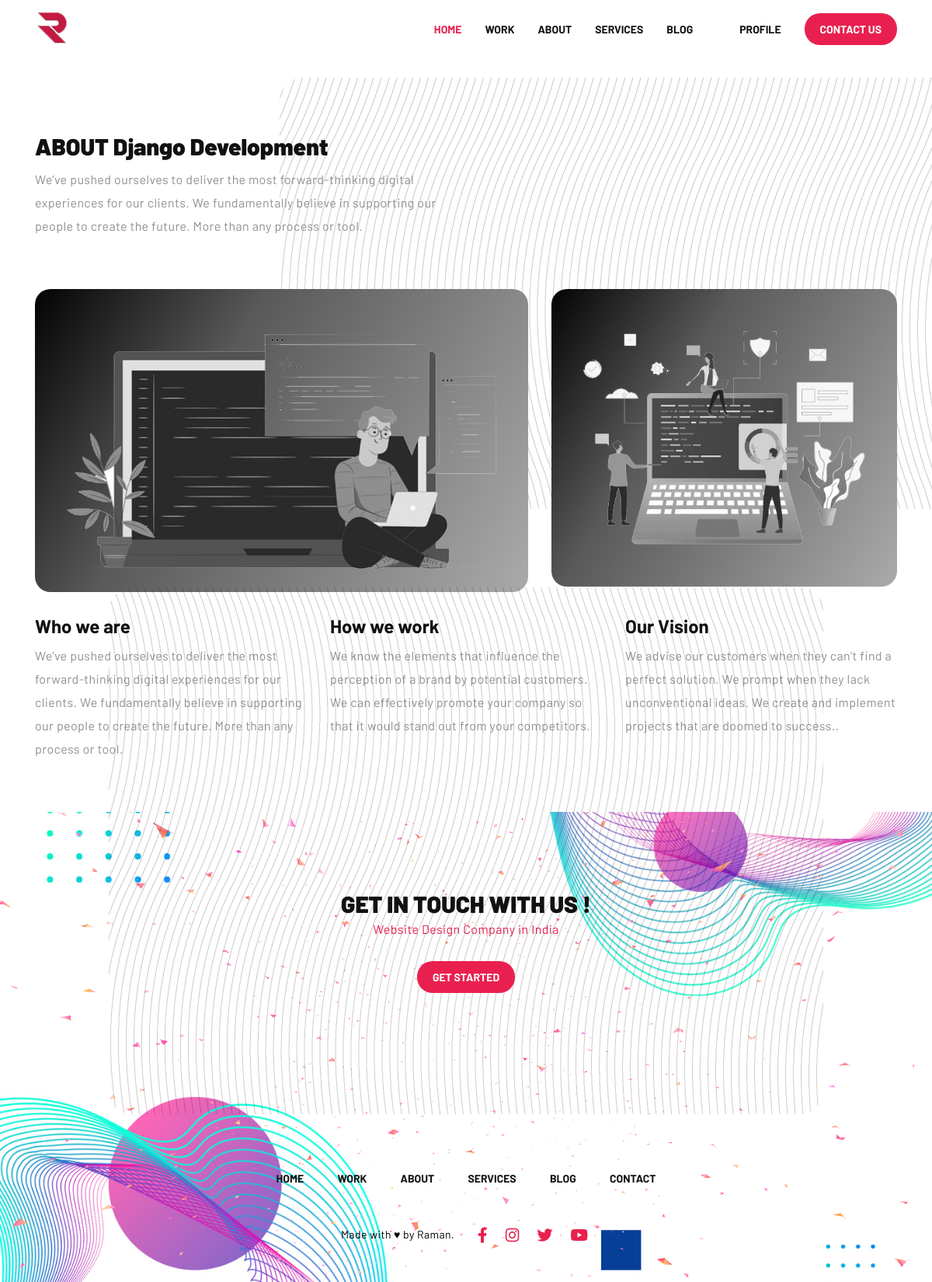
The page /about/ on the database its author committed.
### frontend/models.py (models this page shows, shortened)
class Metadatas(models.Model):
	title = models.TextField()
	keyword = models.TextField()
	description = models.TextField()
	logo = models.ImageField(upload_to='images/', null=True)
	class Meta:
		verbose_name= 'Metadatas'
		verbose_name_plural= 'Metadata'

class About(models.Model):
	title = models.CharField(max_length=50)
	shorttitle = models.CharField(max_length=50)
	description = models.TextField()
	image = models.ImageField(upload_to='images/', null=True)
	shortimage = models.ImageField(upload_to='images/', null=True)
	class Meta:
		verbose_name = 'Abouts'
		verbose_name_plural ='About'

class Footer(models.Model):
	background = models.ImageField(upload_to='images/', null=True)
	title = models.CharField(max_length=50)
	shorttitle = models.CharField(max_length=50)
	copyright = models.CharField(max_length=50)
	class Meta:
		verbose_name = 'Footers'
		verbose_name_plural ='Footer'

### frontend/views.py (the view)
# urls.py: path('about/', views.about, name='about'),
def about(request):
	AboutHome = ContactDetails.objects.all()
	Footerabout = Footer.objects.all()
	Workabout = Metadatas.objects.all()
	Aboutus = About.objects.all()
	return render(request, 'about.html', {'Homemessage':AboutHome, 'Foot':Footerabout, 'Metadat':Workabout, 'About':Aboutus})

### frontend/templates/about.html (shortened to what this page needs)
{% extends 'home.html' %}
{% load static %}
{% block body %}
    <div id="halvor">
         {% for Aboutus in About %}
        <section class="header-page">
            <div class="container">
                <div class="row">
                    <div class="col-md-6 col-12 text-md-left text-center mt-30">
                        <div class="head-text">
                            <h2>{{Aboutus.title}}</h2>
                            <p>{{Aboutus.description}}</p>
                        </div>
                    </div>
                </div>
                <div id="headmove" class="lines-page">
                    <div data-depth="0.2" class="img-line">
                    </div>
                </div>
            </div>
        </section>
        <section class="main-about between">
            <div class="container">
                <div class="row">
                    <div class="col-md-7">
                        <div class="img-page-about">
                            <img style="background: linear-gradient(120deg, rgba(2,0,36,1) 0%, rgba(228,51,60,1) 35%, rgba(0,212,255,1) 100%);" src="/images/{{ MEDIA_ROOT }}{{ Aboutus.image }}" class="img-fluid" alt="">
                        </div>
                    </div>
                    <div class="col-md-5">
                        <div class="img-page-about">
                            <img style="background: linear-gradient(120deg, rgba(2,0,36,1) 0%, rgba(228,51,60,1) 35%, rgba(0,212,255,1) 100%);" src="/images/{{ MEDIA_ROOT }}{{ Aboutus.shortimage }}" class="img-fluid" alt="">
                        </div>
                    </div>
                </div>
                <div class="row">
                    <div class="col-md-4">
                        <div class="about-page-text">
                            <h3>Who we are</h3>
                            <p>We’ve pushed ourselves to deliver the most forward-thinking digital experiences for our
                                clients. We fundamentally believe in supporting our people to create the future. More
                                than any process or tool.</p>
                        </div>
                    </div>
                    <div class="col-md-4">
                        <div class="about-page-text">
                            <h3>How we work</h3>
                            <p>We know the elements that influence the perception of a brand by potential customers. We
                                can effectively promote your company so that it would stand out from your competitors.
                            </p>
                        </div>
                    </div>
                    <div class="col-md-4">
                        <div class="about-page-text">
                            <h3>Our Vision</h3>
                            <p>We advise our customers when they can’t find a perfect solution. We prompt when they lack
                                unconventional ideas. We create and implement projects that are doomed to success..</p>
                        </div>
                    </div>
                </div>
            </div>
        </section>
        {% endfor %}
{% endblock body %}

### frontend/templates/home.html (shortened to what this page needs)
{% load static %}
<!DOCTYPE html>
<html lang="en">
{% for data in Metadat %}
<head>
    <link rel="stylesheet" href="{% static 'assets/css/plugin.css' %}">
    <link rel="stylesheet" href="{% static 'assets/css/style.css' %}">
    <link rel="stylesheet" href="{% static 'assets/css/responsive.css' %}">
    <link rel="stylesheet" href="{% static 'assets/fonts/font-awesome/css/all.css' %}">
</head>
<body>
    <nav>
        <div class="container">
            <div class="navbars">
                <div class="logo">
                    <a class="load-halvor" href="{% url 'index' %}">
                        <img src="/images/{{data.logo}}" alt="">
                    </a>
                </div>
                <ul class="links">
                    <li class="normal-link active"><a class="load-halvor" data-link='HOME'
                            href="{% url 'index' %}">HOME</a></li>
                    <li class="normal-link"><a class="load-halvor" data-link='WORK' href="{% url 'work' %}">WORK</a></li>
                    <li class="normal-link"><a class="load-halvor" data-link='ABOUT' href="{% url 'about' %}">ABOUT</a></li>
                    <li class="normal-link"><a class="load-halvor" data-link='SERVICES' href="{% url 'service' %}">SERVICES</a>
                    </li>
                    <li class="normal-link"><a class="load-halvor" data-link='BLOG' href="{% url 'blog' %}">BLOG</a></li>
                    <li>
                        <li class="normal-link"><a class="load-halvor" data-link='PROFILE' href="{% url 'profile' %}">PROFILE</a></li>
                    <li>
                        <div class="button_su">
                            <a  href="{% url 'contact' %}" class="button_su_inner load-halvor">
                                <span class="button_text_container">
                                    CONTACT US
                                </span>
                            </a>
                        </div>
                    </li>
                </ul>
            </div>
        </div>
    </nav>
    {% endfor %}
{% block body %}
{% endblock body %}
{% for msg in Foot %}
<footer id="ram" style="background-image: url(images/{{ MEDIA_ROOT }}{{ msg.background }})">
            <div class="container">
                <div class="row">
                    <div class="col-md-10 offset-md-1 text-center">
                        <div class="to-touch">
                            <div class="bg-footer" id="headmove-3">
                                <div data-depth="0.2" class="img-line">
                                    <img src="{% static 'assets/img/lines.png' %}" alt="">
                                </div>
                            </div>
                            <h2>{{msg.title}}</h2>
                            <p>{{msg.shorttitle}}</p>
                            <div class="button_su mt-10">
                                <a href="{% url 'contact' %}" class="button_su_inner load-halvor">
                                    <span class="button_text_container">
                                        GET STARTED
                                    </span>
                                </a>
                            </div>
                        </div>
                    </div>
                    <div class="col-md-12 text-center mt-40">
                        <div class="nav-footer">
                            <ul>
                                <li><a href="{% url 'index' %}">HOME</a></li>
                                <li><a href="{% url 'work' %}">WORK</a></li>
                                <li><a href="{% url 'about' %}">ABOUT</a></li>
                                <li><a href="{% url 'service' %}">SERVICES</a></li>
                                <li><a href="{% url 'blog' %}">BLOG</a></li>
                                <li><a href="{% url 'contact' %}">CONTACT</a></li>
                            </ul>
                        </div>
                    </div>
                    <div class="col-md-6 text-center text-md-right mt-30">
                        <div class="copy">
                            <p>{{msg.copyright}}</p>
                        </div>
                    </div>
                    <div class="col-md-6 text-center text-md-left mt-30">
                        <div class="social-footer">
                            <ul>
                                <li><a href="#"><i class="fab fa-facebook-f" aria-hidden="true"></i></a></li>
                                <li><a href="#"><i class="fab fa-instagram" aria-hidden="true"></i></a></li>
                                <li><a href="#"><i class="fab fa-twitter" aria-hidden="true"></i></a></li>
                                <li><a href="#"><i class="fab fa-youtube" aria-hidden="true"></i></a></li>
                            </ul>
                        </div>
                    </div>
                </div>
            </div>
        </footer>
         {% endfor %}
</body>
</html>

### rows shown on the page
Metadatas: logo (picture)
About: title "ABOUT Django Development", description "We’ve pushed ourselves to deliver the most forward-thinking digital experiences for our clients. We fundamentally believe in supporting our people to create the future. More than any process or tool.", image (picture), shortimage (picture)
Footer: background (picture), title "GET IN TOUCH WITH US !", shorttitle "Website Design Company in India", copyright "Made with ♥ by Raman."
